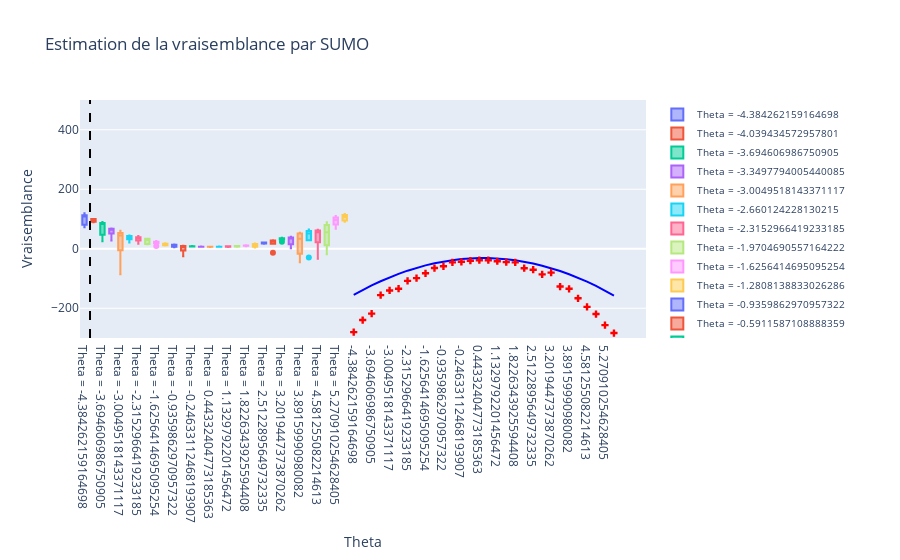

Here is the notebook cell this chart was saved with:
### Code cell
import plotly.graph_objects as go

# Création de la figure
fig = go.Figure()

# Tracé des boxplots
for boxplot in boxplots:
    fig.add_trace(boxplot)

# Tracé de la vraisemblance réelle
fig.add_trace(go.Scatter(x=theta_values, y=true_likelihood_values, mode='lines', name='Vraisemblance réelle (avec theta_true)', line=dict(color='blue')))

# Tracé de la vraisemblance estimée
fig.add_trace(go.Scatter(x=theta_values, y=estimated_likelihood, mode='markers', name=methode, marker=dict(color='red', symbol='cross')))

# Ligne verticale pour la valeur de theta vrai
fig.add_shape(type='line', x0=theta_true, x1=theta_true, y0=-300, y1=500, line=dict(color='black', dash='dash'), name=f'Theta={theta_true}')

# Mise en forme de la figure
fig.update_layout(
    title=f'Estimation de la vraisemblance par {methode}',
    xaxis=dict(title='Theta', tickfont=dict(size=12)),
    yaxis=dict(title='Vraisemblance', range=[-300, 500], tickfont=dict(size=12)),
    legend=dict(font=dict(size=10)),
    showlegend=True,
    grid=dict(rows=1, columns=1)  # Définir le nombre de lignes et de colonnes de la grille
)

# Affichage de la figure
fig.show()

### Figure 1 — Plotly figure (JSON) as saved in the notebook; plotly's stock layout.template omitted (floating-point values rounded to 4 significant figures)
{"data": [{"name": "Theta = -4.384262159164698", "type": "box", "y": [119.4, 72.61, 110.7, 108.3, 83.81]}, {"name": "Theta = -4.039434572957801", "type": "box", "y": [92.34, 100.2, 91.24, 99.46, 89.15]}, {"name": "Theta = -3.694606986750905", "type": "box", "y": [85.41, 89.72, 54.6, 25.43, 85.06]}, {"name": "Theta = -3.3497794005440085", "type": "box", "y": [68.09, 59.44, 27.88, 67.13, 65.09]}, {"name": "Theta = -3.0049518143371117", "type": "box", "y": [60.09, 44.58, 21.67, -85.89, 50.72]}, {"name": "Theta = -2.660124228130215", "type": "box", "y": [42.57, 38.56, 44.41, 21.23, 35.47]}, {"name": "Theta = -2.3152966419233185", "type": "box", "y": [43.06, 31.08, 37.59, 16.88, 36.4]}, {"name": "Theta = -1.9704690557164222", "type": "box", "y": [15.14, 16.7, 29.42, 33.76, 33.7]}, {"name": "Theta = -1.6256414695095254", "type": "box", "y": [23.04, 25.79, 22.44, 8.895, 22.47]}, {"name": "Theta = -1.2808138833026286", "type": "box", "y": [16.78, 11.08, 16.81, 18.33, 12.27]}, {"name": "Theta = -0.9359862970957322", "type": "box", "y": [13.97, 4.984, 12.84, 13.67, 7.463]}, {"name": "Theta = -0.5911587108888359", "type": "box", "y": [10.27, -25.38, 0.06334, 8.855, 9.264]}, {"name": "Theta = -0.24633112468193907", "type": "box", "y": [8.088, 9.591, 7.711, 7.672, 8.102]}, {"name": "Theta = 0.09849646152495772", "type": "box", "y": [7.166, 6.931, 7.087, 6.665, 6.423]}, {"name": "Theta = 0.44332404773185363", "type": "box", "y": [6.269, 6.896, 6.825, 7.128, 6.811]}, {"name": "Theta = 0.7881516339387504", "type": "box", "y": [6.643, 6.721, 6.626, 6.847, 7.192]}, {"name": "Theta = 1.1329792201456472", "type": "box", "y": [7.59, 8.272, 7.397, 8.28, 6.201]}, {"name": "Theta = 1.477806806352544", "type": "box", "y": [9.305, 7.04, 7.967, 8.99, 8.016]}, {"name": "Theta = 1.8226343925594408", "type": "box", "y": [11.89, 10.62, 10.22, 8.391, 10.48]}, {"name": "Theta = 2.1674619787663367", "type": "box", "y": [10.09, 7.653, 17.26, 4.379, 15.89]}, {"name": "Theta = 2.5122895649732335", "type": "box", "y": [20.07, 20.96, 16.67, 17.7, 20.71]}, {"name": "Theta = 2.8571171511801303", "type": "box", "y": [28.52, 27.52, 27.81, -13.27, 26.96]}, {"name": "Theta = 3.2019447373870262", "type": "box", "y": [36.72, 33.56, 34.76, 23.51, 33.81]}, {"name": "Theta = 3.546772323593923", "type": "box", "y": [1.507, 40.01, 37.34, 19.58, 34.89]}, {"name": "Theta = 3.89159990980082", "type": "box", "y": [50.14, 53.75, 33.52, -6.967, -45.49]}, {"name": "Theta = 4.236427496007717", "type": "box", "y": [51.32, 47.87, 57.9, 64.97, -29.3]}, {"name": "Theta = 4.581255082214613", "type": "box", "y": [60.21, -33.22, 55.64, 63.87, 40.61]}, {"name": "Theta = 4.92608266842151", "type": "box", "y": [22.33, 89.38, 55.12, -18.34, 77.06]}, {"name": "Theta = 5.270910254628405", "type": "box", "y": [86.34, 109.7, 104.0, 67.19, 96.49]}, {"name": "Theta = 5.615737840835302", "type": "box", "y": [96.96, 106.8, 117.1, 112.5, 90.46]}, {"line": {"color": "blue"}, "mode": "lines", "name": "Vraisemblance réelle (avec theta_true)", "type": "scatter", "x": [-4.384, -4.039, -3.695, -3.35, -3.005, -2.66, -2.315, -1.97, -1.626, -1.281, -0.936, -0.5912, -0.2463, 0.0985, 0.4433, 0.7882, 1.133, 1.478, 1.823, 2.167, 2.512, 2.857, 3.202, 3.547, 3.892, 4.236, 4.581, 4.926, 5.271, 5.616], "y": [-155.3, -138.7, -123.3, -109.1, -96.12, -84.3, -73.67, -64.23, -55.98, -48.91, -43.04, -38.35, -34.85, -32.55, -31.43, -31.5, -32.76, -35.21, -38.85, -43.67, -49.69, -56.89, -65.29, -74.87, -85.64, -97.6, -110.8, -125.1, -140.6, -157.3]}, {"marker": {"color": "red", "symbol": "cross"}, "mode": "markers", "name": "SUMO", "type": "scatter", "x": [-4.384, -4.039, -3.695, -3.35, -3.005, -2.66, -2.315, -1.97, -1.626, -1.281, -0.936, -0.5912, -0.2463, 0.0985, 0.4433, 0.7882, 1.133, 1.478, 1.823, 2.167, 2.512, 2.857, 3.202, 3.547, 3.892, 4.236, 4.581, 4.926, 5.271, 5.616], "y": [-280.4, -239.7, -217.9, -155.7, -140.2, -134.3, -108.1, -98.77, -82.55, -64.88, -58.94, -45.85, -43.84, -40.19, -38.44, -38.54, -41.94, -45.02, -45.88, -65.44, -70.36, -86.3, -80.27, -127.0, -134.6, -166.6, -195.3, -219.4, -256.9, -283.3]}], "layout": {"grid": {"columns": 1, "rows": 1}, "legend": {"font": {"size": 10}}, "shapes": [{"line": {"color": "black", "dash": "dash"}, "name": "Theta=0.615737840835302", "type": "line", "x0": 0.6157, "x1": 0.6157, "y0": -300, "y1": 500}], "showlegend": true, "title": {"text": "Estimation de la vraisemblance par SUMO"}, "xaxis": {"tickfont": {"size": 12}, "title": {"text": "Theta"}}, "yaxis": {"range": [-300, 500], "tickfont": {"size": 12}, "title": {"text": "Vraisemblance"}}}}
